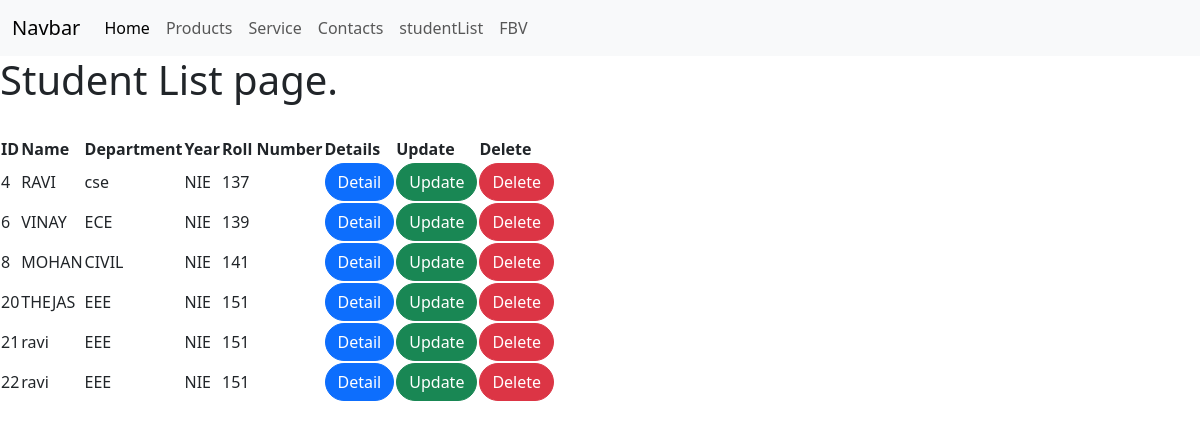
The page / on the database its author committed.
### CSE/models.py (models this page shows, shortened)
class Student(models.Model):
    name = models.CharField(max_length=50)
    department = models.CharField(max_length=30)
    college_name = models.CharField(max_length=30)
    rollnumber = models.IntegerField()

### CSE/views.py (the view)
# urls.py: path('', StuList.as_view(), name = 'list'),
class StuList(ListView):
    model =Student
    template_name = 'CBV/list.html'

### templates/CBV/list.html
{% extends 'basic.html' %}
{% block content %}
<h1>Student List page.</h1><br>
<table>
    <tr>
        <th>ID</th>
        <th>Name</th>
        <th>Department</th>
        <th>Year</th>
        <th>Roll Number</th>
        <th>Details</th>
        <th>Update</th>
        <th>Delete</th>
    </tr>
    {% for object in object_list %}
            <tr>
                <td>{{object.id}}</td>
                <td>{{object.name}}</td>
                <td> {{object.department}}</td>
                <td>{{object.college_name}}</td>
                <td> {{object.rollnumber}} </td>
                <td><a type="button" class="btn btn-primary" style="border-radius: 20px;" href= "{{object.id}}/detail">Detail</a></td>
                <td><a type=" button " class = "btn btn-success" style="border-radius: 20px;" href ="{{object.id}}/update" >Update</a></td>
                <td><a type = "button" class="btn btn-danger" style="border-radius: 20px;" href="{{object.id}}/delete">Delete</a></td>
            </tr>
    {% endfor %}
</table>
{% endblock %}

### rows shown on the page
Student: id "4", name "RAVI", department "cse", college_name "NIE", rollnumber "137"
Student: id "6", name "VINAY", department "ECE", college_name "NIE", rollnumber "139"
Student: id "8", name "MOHAN", department "CIVIL", college_name "NIE", rollnumber "141"
Student: id "20", name "THEJAS", department "EEE", college_name "NIE", rollnumber "151"
Student: id "21", name "ravi", department "EEE", college_name "NIE", rollnumber "151"
Student: id "22", name "ravi", department "EEE", college_name "NIE", rollnumber "151"
